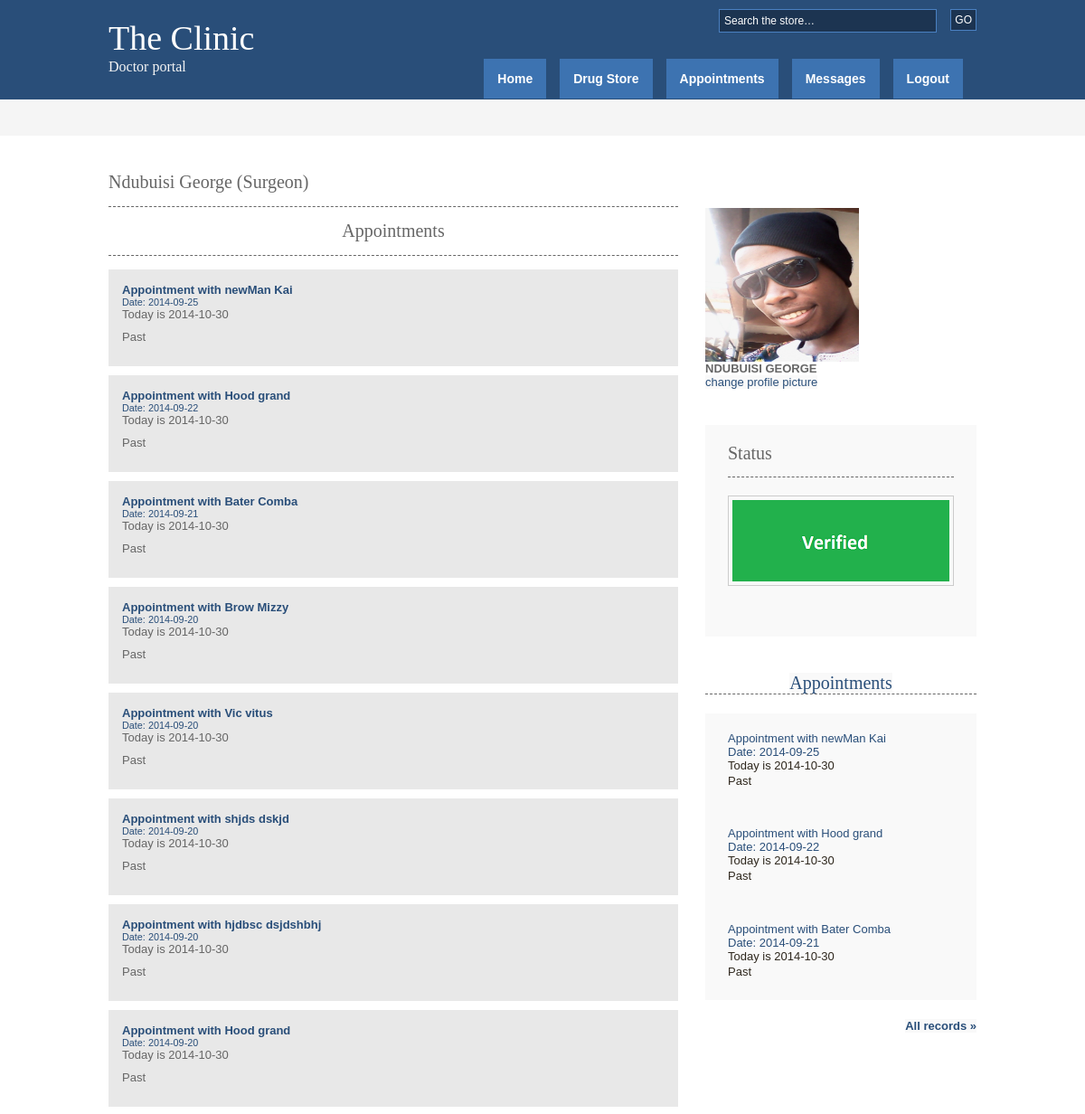
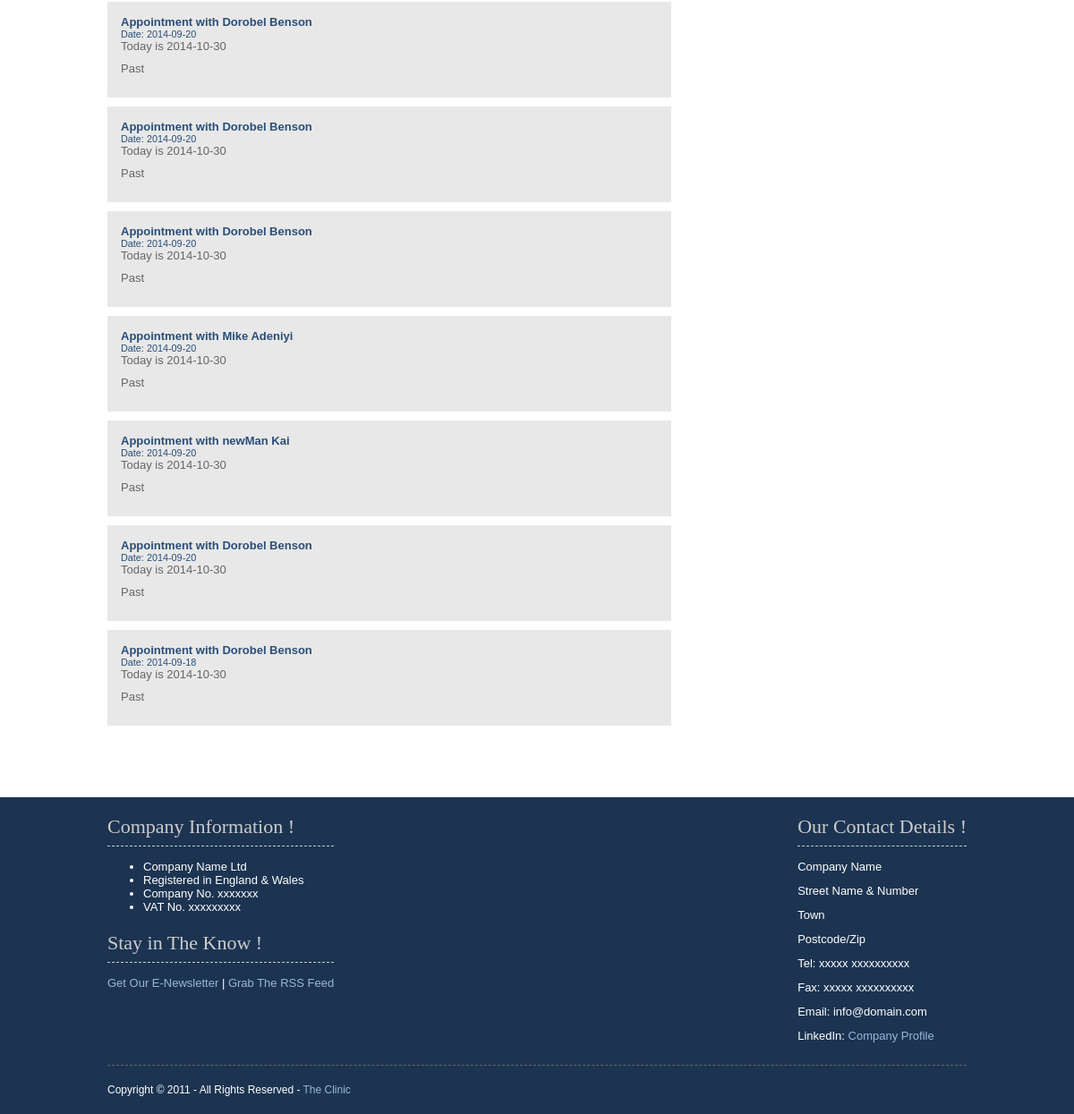
Page /Enter/doctor/appointment.php (signed in) on the committed database (2 pictures, top to bottom).
### tables this page shows
CREATE TABLE IF NOT EXISTS `appointment` (
  `id` int(9) NOT NULL AUTO_INCREMENT,
  `doctorId` int(9) NOT NULL,
  `userID` int(9) NOT NULL,
  `appointmentdate` date NOT NULL,
  KEY `doctorId` (`doctorId`),
  KEY `userID` (`userID`),
  KEY `id` (`id`)
);

CREATE TABLE IF NOT EXISTS `users` (
  `id` int(9) NOT NULL AUTO_INCREMENT,
  `fname` varchar(20) NOT NULL,
  `lname` varchar(20) NOT NULL,
  `email` varchar(100) NOT NULL,
  `password` varchar(20) NOT NULL,
  `phone` varchar(40) NOT NULL,
  `gender` varchar(9) NOT NULL,
  `userName` varchar(20) NOT NULL,
  `profilepic` varchar(500) NOT NULL DEFAULT 'user/images/boss.jpg',
  `released` varchar(10) NOT NULL DEFAULT 'false',
  PRIMARY KEY (`id`),
  UNIQUE KEY `email` (`email`,`phone`)
);

CREATE TABLE IF NOT EXISTS `doctor` (
  `id` int(9) NOT NULL AUTO_INCREMENT,
  `fname` varchar(20) NOT NULL,
  `lname` varchar(20) NOT NULL,
  `email` varchar(100) NOT NULL,
  `phone` varchar(40) NOT NULL,
  `password` varchar(20) NOT NULL,
  `gender` varchar(9) NOT NULL,
  `verified` varchar(9) NOT NULL,
  `released` varchar(9) NOT NULL,
  `userName` varchar(20) NOT NULL,
  `speciality` int(11) NOT NULL DEFAULT '7',
  `profilepic` varchar(200) NOT NULL DEFAULT 'doctor\\images\\boss.jpg',
  PRIMARY KEY (`id`),
  UNIQUE KEY `email` (`email`,`phone`),
  KEY `speciality` (`speciality`)
);

### Enter/doctor/library.php (called while the page is built, shortened)
<?php
 class DataBase{
  public $connect,$to_be_escaped;
 function dbconnect(){
	$this->connect = new mysqli($this::dbhostname,$this::dbusername,$this::dbpassword,$this::dbname);
 }
 public function select_from_db($query){
	 $this->query =$query ;
	$data = array();
	 $rs = $this->connect->query($this->query);
	if ($rs === false){
	trigger_error(''.$this->connect->error, E_USER_ERROR);
	} else{
		$numrows = $rs->num_rows;
		for($i=0; $i<$numrows; $i++){
			 $data[] = $rs->fetch_assoc();
		}
		return $numrows_and_data = array($numrows,$data);
	}
 }
	function getUsername($id){
	$str = "SELECT  `fname` ,  `lname`
				FROM  `users`
				WHERE  `id` = '$id'";
		$ntrue = $this->select_from_db($str);
		$ntrueval = $ntrue[1];
		foreach($ntrueval as $val){
			$firstname = $val['fname'];
			$lstname = $val['lname'];
		}
			return $firstname." ".$lstname;
			}
 }
?>

### Enter/doctor/forappointment.php (the view)
<?php
require_once("library.php");
$dobbyg = new DataBase();
$dobbyg->dbconnect();
$strin2getAppointments = "SELECT    `userID` ,  `appointmentdate`
FROM  `appointment`
WHERE  `doctorId` = '$user_id'
ORDER BY  `appointment`.`appointmentdate` DESC ";
$messUsers = $dobbyg->select_from_db("$strin2getAppointments");
$themess = $messUsers[1];
foreach ($themess as $mes){
			$name = $dobbyg->getUsername($mes['userID']);
			$dd = $mes['appointmentdate'];
	echo " <li class=\"comment_even\">
            <div class=\"author\"><span class=\"name\"><a href=\"#\"> Appointment with $name</a></span> </div>
            <div class=\"submitdate\"><a href=\"#\"> Date: $dd</a></div>";
			if(date("Y-m-d") == $dd ){
			echo " Today is ".date('Y-m-d');
			echo " <p color =\"red\"> Today</p>";
		  }elseif(date("Y-m-d") > $dd){
		  echo " Today is ".date('Y-m-d');
		  echo" <p color =\"green\"> Past</p>";
		  }else{
		  echo " Today is ".date('Y-m-d');
		   echo" <p color =\"green\"> Future</p>";
		  }
         echo " </li>";
}
?>

### Enter/doctor/appointment.php (shortened to what this page needs)
<?php
	include 'config.php';
if(((isset($_SESSION['isLoged']))&&(!empty($_SESSION['isLoged']))) && ((isset($_SESSION['id']))&&(!empty($_SESSION['id'])))
&& ((isset($_SESSION['AccType']))&&(($_SESSION['AccType']) == "doctor"))
				){
			$user_id = $_SESSION['id'] ;
			$user_area_id = $_SESSION['areaInt'] ;
			switch(@$user_area_id){
	default :
		 @$Reference = "Surgeon" ;
		break;
	}
?>
<!DOCTYPE html PUBLIC "-//W3C//DTD XHTML 1.0 Transitional//EN" "http://www.w3.org/TR/xhtml1/DTD/xhtml1-transitional.dtd">
<html xmlns="http://www.w3.org/1999/xhtml" xml:lang="EN" lang="EN" dir="ltr">
<head profile="http://gmpg.org/xfn/11">
<link rel="stylesheet" href="styles/layout.css" type="text/css" />
</head>
<body id="top">
<?php
include "header_doc.php";
?>
<div class="wrapper col2">
  <div id="breadcrumb">
  </div>
</div>
<div class="wrapper col4">
  <div id="container">
    <div id="content">
      <h1> <?=  @$_SESSION['userfname']." ". $_SESSION['userlname']. "   (".$Reference.")"?></h1>
      <div id="comments">
       <h2 align="center">Appointments</h2>
        <ul class="commentlist">
          <?php
		  include 'forappointment.php';
		  ?>
        </ul>
      </div>
    </div>
    <div id="column">
      <div class="holder" id="featured">
         <?php
	 include "rightcol.php";
	 ?>
      </div>
    </div>
  </div>
</div>
<?php
include "footer_doc.php";
?>
</body>
</html>
<?php
}else{
	if($connectDatabase == TRUE){$action=FALSE;include('connect.php');}
	header("Location: $errpage");
	exit();
}
?>

### Enter/doctor/header_doc.php (shortened to what this page needs)
<div class="wrapper col1">
  <div id="head">
    <h1><a href="#"> The Clinic</a></h1>
    <p> Doctor portal</p>
    <div id="topnav">
      <ul>
        <li><a href="index.php">Home</a></li>
        <li><a href="thedrugs.php">Drug Store</a></li>
        <li ><a href="appointment.php">Appointments</a></li>
        <li ><a href="messages.php">Messages</a></li>
		<li ><a class="last" href="logoff.php">Logout</a></li>
      </ul>
    </div>
    <div id="search">
      <form action="drugstore.php" method="post">
        <fieldset>
          <input type="submit" name="go" id="go" value="GO" />
          <input  name = "textfield"  type="text" value="Search the store&hellip;"
		  onfocus="this.value=(this.value=='Search the store&hellip;')? '' : this.value ;" />
        </fieldset>
      </form>
    </div>
  </div>
</div>

### Enter/doctor/rightcol.php (shortened to what this page needs)
 <div id="column">
		<div id="featured">
		<?php
	  require_once("library.php");
	  $dobby2 = new DataBase();
	  $dobby2->dbconnect();
 $queryforpic = "SELECT UPPER(  `fname` ) AS firstname, UPPER(  `lname` ) AS lastname,`profilepic`,`verified`,`released`
FROM  `doctor`
WHERE  `id` = $user_id ";
		$run_querynforpic = $dobby2->select_from_db($queryforpic) ;
		$dataset = $run_querynforpic[1];
			if($queryn_numforpic  = 1){
					foreach($dataset as $runAssocnforpic){
						$prfname = $runAssocnforpic['firstname'];
						$prlname = $runAssocnforpic['lastname'];
						$prpic = $runAssocnforpic['profilepic'];
						$veri = $runAssocnforpic['verified'];
						$release = $runAssocnforpic['released'];
							}
							$fullname = $prfname." ".$prlname ;
							echo	"<div > <img class=\"imageview\"
							src= \"$prpic\" width=\"170\" height=\"170\"  /> <br />
								 <strong>$fullname</strong><br/>
									<a  href=\"changepropic.php\" id =\"buttnav2 \">change profile picture</a>
									</div>";
							}
	  ?>
		</div>
      <div id="featured">
        <ul>
          <li>
            <h2>Status</h2>
			<?php
			 if (($veri == "true") && ($release == "false")){
			 $imagefile = "verified.png";
			 }else if(($veri == "true") && ($release == "true")){
			 $imagefile = "released.png";
			 }else{
			  $imagefile = "notverified.png";
			 }
           echo "<p class=\"imgholder\"><img src=\"images/demo/$imagefile\"  /></p>" ;
		   ?>
            <p>&nbsp;</p>
          </li>
        </ul>
      </div>
      <div class="holder" id="featured">
        <h2 align="center"><a href=""> Appointments </a> </h2>
        <p>&nbsp;</p>
        <ul>
		<?php
			require_once("library.php");
$dobbyg = new DataBase();
$dobbyg->dbconnect();
$strin2getAppointments = "SELECT    `userID` ,  `appointmentdate`
FROM  `appointment`
WHERE  `doctorId` = '$user_id'
ORDER BY  `appointment`.`appointmentdate` DESC
Limit 0,3 ";
$messUsers = $dobbyg->select_from_db("$strin2getAppointments");
$themess = $messUsers[1];
foreach ($themess as $mes){
			$name = $dobbyg->getUsername($mes['userID']);
			$dd = $mes['appointmentdate'];
	echo " <li class=\"comment_even\">
            <div class=\"author\"><span class=\"name\"><a href=\"#\"> Appointment with $name</a></span> </div>
            <div class=\"submitdate\"><a href=\"#\"> Date: $dd</a></div>";
			if(date("Y-m-d") == $dd ){
			echo " Today is ".date('Y-m-d');
			echo " <p color =\"red\"> Today</p>";
		  }elseif(date("Y-m-d") > $dd){
		  echo " Today is ".date('Y-m-d');
		  echo" <p color =\"green\"> Past</p>";
		  }else{
		  echo " Today is ".date('Y-m-d');
		   echo" <p color =\"green\"> Future</p>";
		  }
         echo " </li>";
}
		?>
        </ul>
        <p>&nbsp;</p>
        <p class="readmore"><a href="appointment.php">All records &raquo;</a></p>
      </div>
    </div>

### Enter/doctor/footer_doc.php (shortened to what this page needs)
<div class="wrapper col5">
  <div id="footer">
      <div id="officialdetails">
        <h2>Company Information !</h2>
        <ul>
          <li>Company Name Ltd</li>
          <li>Registered in England &amp; Wales</li>
          <li>Company No. xxxxxxx</li>
          <li class="last">VAT No. xxxxxxxxx</li>
        </ul>
        <h2>Stay in The Know !</h2>
        <p><a href="#">Get Our E-Newsletter</a> | <a href="#">Grab The RSS Feed</a></p>
      </div>
    <div id="compdetails">
      <div id="contactdetails">
        <h2>Our Contact Details !</h2>
        <ul>
          <li>Company Name</li>
          <li>Street Name &amp; Number</li>
          <li>Town</li>
          <li>Postcode/Zip</li>
          <li>Tel: xxxxx xxxxxxxxxx</li>
          <li>Fax: xxxxx xxxxxxxxxx</li>
          <li>Email: info@domain.com</li>
          <li class="last">LinkedIn: <a href="#">Company Profile</a></li>
        </ul>
      </div>
    </div>
    <div id="copyright">
      <p class="fl_left">Copyright &copy; 2011 - All Rights Reserved - <a href="#">The Clinic</a></p>
      <br class="clear" />
    </div>
  </div>
</div>

### Enter/doctor/styles/layout.css (style rules this page uses)
body { margin:0; padding:0; font-size:13px; font-family:verdana, Arial, Helvetica, sans-serif; color:#FFFFFF; background-color:#4F473A; }
img { border:0; padding:0; margin:0; }
a { outline:none; text-decoration:none; }
.fl_left { float:left; }
div.wrapper { display:block; width:100%; margin:0; text-align:left; }
.col1 { color:#FFFFFF; background-color:#294E79; }
.col2 { color:#666666; background-color:#F5F5F5; }
.col3, .col4 { color:#666666; background-color:#FFFFFF; }
.col5 { color:#FFFFFF; background-color:#1C3451; }
#head, #gallery, #breadcrumb, #container, #footer { position:relative; margin:0 auto 0; display:block; width:960px; }
#head { height:110px; z-index:1000; }
#head h1, #head p, #head ul, #head a { margin:0; padding:0; list-style:none; line-height:normal; }
#head h1 a { position:absolute; top:20px; left:0; font-size:38px; font-weight:normal; color:#FFFFFF; background-color:#294E79; font-family:Georgia, "Times New Roman", Times, serif; }
#head p { display:block; position:absolute; top:65px; left:0; color:#F5F5F5; background-color:#294E79; font-size:16px; font-family:Georgia, "Times New Roman", Times, serif; }
#breadcrumb { padding:20px 0; }
#container { padding:40px 0; }
#container h1, #container h2, #container h3, #container h4, #container h5, #container h6 { margin:0 0 15px 0; padding:0 0 15px 0; line-height:normal; font-weight:normal; font-size:20px; font-family:Georgia, "Times New Roman", Times, serif; border-bottom:1px dashed #666666; }
#container a { color:#294E79; background-color:#FFFFFF; }
#content { display:block; float:left; width:630px; }
#comments { margin-bottom:40px; }
#comments .commentlist { margin:0; padding:0; }
#comments .commentlist li.comment_odd, #comments .commentlist li.comment_even { margin:0 0 10px 0; padding:15px; list-style:none; }
#comments .commentlist li.comment_even { color:#666666; background-color:#E8E8E8; }
#comments .commentlist li.comment_even a { color:#294E79; background-color:#E8E8E8; }
#comments .commentlist .author .name { font-weight:bold; }
#comments .commentlist .submitdate { font-size:smaller; }
#comments .commentlist p { margin:10px 5px 10px 0; padding:0; font-weight: normal;text-transform: none; }
#column { display:block; float:right; width:300px; }
#column .holder, #column #featured { display:block; width:300px; margin-bottom:40px; }
#column .holder p { line-height:1.6em; }
#column .holder p.readmore { display:block; width:100%; font-weight:bold; text-align:right; line-height:normal; }
#column #featured a { color:#294E79; background-color:#F9F9F9; }
#column #featured ul, #column #featured h2, #column #featured p { margin:0; padding:0; list-style:none; }
#column #featured li { display:block; width:250px; margin:0; padding:20px 25px; color:#2E271D; background-color:#F9F9F9; }
#column #featured li p { line-height:1.6em; }
#column #featured li p.imgholder { display:block; width:240px; height:90px; margin:20px 0 15px 0; padding:4px; border:1px solid #CCCCCC; }
#column #featured li h2 { margin:0; padding:0 0 14px 0; font-size:20px; font-weight:normal; font-family:Georgia, "Times New Roman", Times, serif; color:#666666; background-color:#F9F9F9; line-height:normal; border-bottom:1px dashed #666666; }
#footer { padding:20px 0; }
#footer a { color:#98B7DC; background-color:#1C3451; }
#footer h2 { margin:0 0 15px 0; padding:0 0 8px 0; font-size:22px; font-weight:normal; font-family:Georgia, "Times New Roman", Times, serif; color:#CCCCCC; background-color:#1C3451; line-height:normal; border-bottom:1px dashed #CCCCCC; }
#compdetails { display:block; float:right; width:550px; }
#compdetails ul { margin:0; padding:0; list-style:none; }
#compdetails li { margin:0 0 12px 0; }
#compdetails li.last { margin:0; }
#officialdetails { float:left }
#officialdetails li.last { margin-bottom:20px; }
#contactdetails { float:right }
#copyright { display:block; float:left; width:100%; margin:25px 0 0 0; padding:20px 0 0 0; font-size:12px; border-top:1px dashed #666666; }
#copyright p { margin:0; padding:0; }

### Enter/doctor/styles/navi.css (style rules this page uses)
#topnav { display:block; position:absolute; top:65px; right:0; height:45px; color:#FFFFFF; background-color:#294E79; font-weight:bold; font-size:14px; font-family:Verdana, Arial, Helvetica, sans-serif; }
#topnav ul { list-style:none; margin:0; padding:0; }
#topnav li { float:left; }
#topnav li a:link, #topnav li a:visited { display:block; margin:0 15px 0 0; padding:14px 15px; color:#FFFFFF; background-color:#3D73B1; }

### rows in the picture
appointment: userID.lname "newMan Kai", appointmentdate "2014-09-25", name "newMan Kai"
appointment: userID.lname "Hood grand", appointmentdate "2014-09-22", name "Hood grand"
appointment: userID.lname "Bater Comba", appointmentdate "2014-09-21", name "Bater Comba"
appointment: userID.lname "Brow Mizzy", appointmentdate "2014-09-20"
appointment: userID.lname "Vic vitus", appointmentdate "2014-09-20"
appointment: userID.lname "shjds dskjd", appointmentdate "2014-09-20"
appointment: userID.lname "hjdbsc dsjdshbhj", appointmentdate "2014-09-20"
appointment: name "Hood grand", appointmentdate "2014-09-20"
appointment: userID.lname "Dorobel Benson"
appointment: appointmentdate "2014-09-20", name "Dorobel Benson"
appointment: name "Dorobel Benson", appointmentdate "2014-09-20"
appointment: name "Dorobel Benson", appointmentdate "2014-09-20"
appointment: userID.lname "Mike Adeniyi", appointmentdate "2014-09-20"
appointment: name "newMan Kai", appointmentdate "2014-09-20"
appointment: name "Dorobel Benson", appointmentdate "2014-09-18"
doctor: profilepic (picture)

### other values in the picture
$_SESSION['userlname'] "George"
$Reference "Surgeon"
$fullname "NDUBUISI GEORGE"
